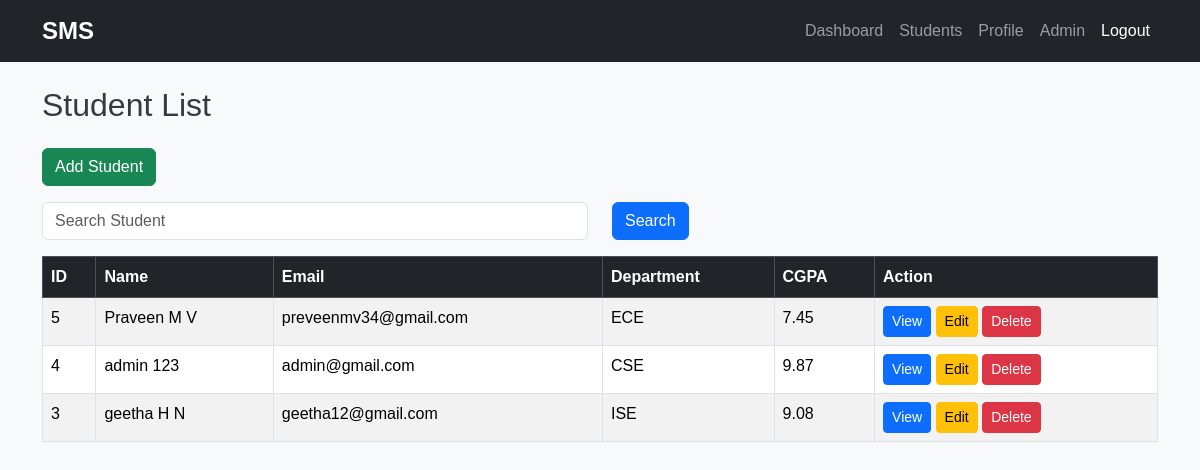
The app's page /students/students/ (signed in) with its own data.
### students/models.py (models this page shows, shortened)
class Student(models.Model):
    GENDER_CHOICES = (
        ("Male", "Male"),
        ("Female", "Female"),
        ("Others", "Others"),
    )
    user = models.OneToOneField(
        settings.AUTH_USER_MODEL,
        on_delete=models.CASCADE,
        related_name="student_profile",
    )
    email = models.EmailField(
        max_length=254,
        unique=True,
        blank=False,
        null=False,
    )
    dob = models.DateField()
    gender = models.CharField(max_length=10, choices=GENDER_CHOICES)
    cgpa = models.DecimalField(max_digits=4, decimal_places=2)
    department = models.ForeignKey(
        Department,
        on_delete=models.SET_NULL,
        null=True,
        blank=True,
    )
    photo = models.ImageField(upload_to="students/", blank=True, null=True)
    courses = models.ManyToManyField(Course, blank=True)
    created_at = models.DateTimeField(auto_now_add=True)
    updated_at = models.DateTimeField(auto_now=True)

class Department(models.Model):
    name = models.CharField(max_length=100)
    building = models.CharField(max_length=100, default="Main Block")

### accounts/models.py (models this page shows, shortened)
class CustomUser(AbstractUser):
    ROLE_CHOICES=(
        ('ADMIN','Admin'),
        ('STUDENT','Student'),
        ('TEACHER','Teacher')
    )
    phone=models.CharField(max_length=20,
                           blank=True)
    profile_picture=models.ImageField(upload_to='profile_pictures/',
                                      blank=True,
                                      null=True)
    role=models.CharField(max_length=20,
                          choices=ROLE_CHOICES,
                          default='STUDENT')

### students/views.py (the view)
class StudentListView(LoginRequiredMixin, ListView):
    model = Student
    template_name = "students/student_list.html"
    context_object_name = "students"
    def get_queryset(self):
        queryset = Student.objects.select_related(
            "user", "department"
        ).prefetch_related("courses")
        search = self.request.GET.get("search")
        if search:
            queryset = queryset.filter(
                Q(user__first_name__icontains=search) |
                Q(user__username__icontains=search) |
                Q(email__icontains=search)  # 👈 allow search by email too
            )
        return queryset.order_by("user__first_name")
    def get_context_data(self, **kwargs):
        context = super().get_context_data(**kwargs)
        context["search"] = self.request.GET.get("search", "")
        return context

### templates/students/student_list.html
{% extends "base.html" %}
{% block content %}
<h2 class="mb-4">Student List</h2>
{% if request.user.role == "ADMIN" or request.user.role == "TEACHER" %}
<a href="{% url 'student_add' %}" class="btn btn-success mb-3">
    Add Student
</a>
{% endif %}
<form method="GET" class="mb-3">
    <div class="row">
        <div class="col-md-6">
            <input
                type="text"
                name="search"
                class="form-control"
                placeholder="Search Student"
                value="{{ search }}">
        </div>
        <div class="col-md-2">
            <button class="btn btn-primary">
                Search
            </button>
        </div>
    </div>
</form>
<table class="table table-bordered table-striped">
    <thead class="table-dark">
        <tr>
            <th>ID</th>
            <th>Name</th>
            <th>Email</th>
            <th>Department</th>
            <th>CGPA</th>
            <th>Action</th>
        </tr>
    </thead>
    <tbody>
    {% for student in students %}
        <tr>
            <td>{{ student.id }}</td>
            <td>
                {% if student.user.get_full_name %}
                    {{ student.user.get_full_name }}
                {% else %}
                    {{ student.user.username }}
                {% endif %}
            </td>
            <td>{{ student.user.email }}</td>
            <td>
                {% if student.department %}
                    {{ student.department.name }}
                {% else %}
                    -
                {% endif %}
            </td>
            <td>{{ student.cgpa }}</td>
            <td>
                <a href="{% url 'student_detail' student.id %}"
                   class="btn btn-primary btn-sm">
                    View
                </a>
                {% if request.user.role == "ADMIN" or request.user.role == "TEACHER" %}
                <a href="{% url 'student_edit' student.id %}"
                   class="btn btn-warning btn-sm">
                    Edit
                </a>
                {% endif %}
                {% if request.user.role == "ADMIN" %}
                <a href="{% url 'student_delete' student.id %}"
                   class="btn btn-danger btn-sm">
                    Delete
                </a>
                {% endif %}
            </td>
        </tr>
    {% empty %}
        <tr>
            <td colspan="6" class="text-center">
                No students found.
            </td>
        </tr>
    {% endfor %}
    </tbody>
</table>
{% endblock %}

### templates/static/css/style.css (style rules this page uses)
body { background-color: #f8f9fa; font-family: Arial, sans-serif; }
h1, h2, h3 { color: #343a40; }
table { background: #f8f9fa; }

### records on screen
Student: id "5", user.get_full_name "Praveen M V", user.email "preveenmv34@gmail.com", department.name "ECE", cgpa "7.45"
Student: id "4", user.get_full_name "admin 123", user.email "admin@gmail.com", department.name "CSE", cgpa "9.87"
Student: id "3", user.get_full_name "geetha H N", user.email "geetha12@gmail.com", department.name "ISE", cgpa "9.08"
